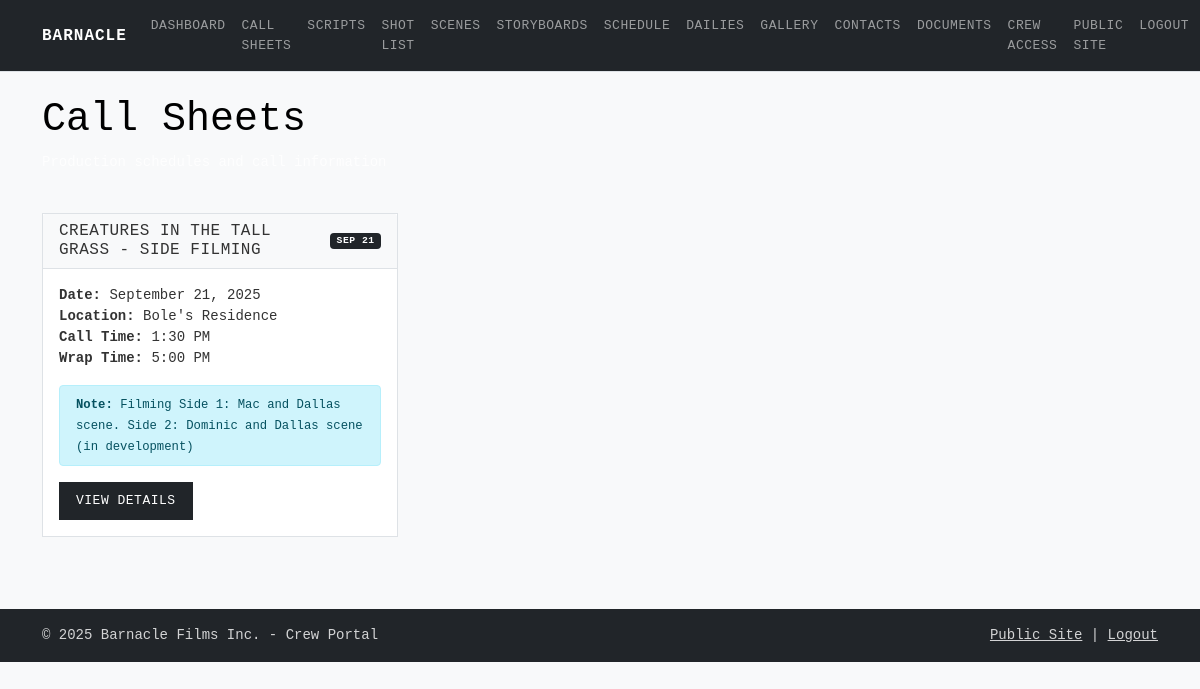
Screenshot of /crew/callsheets (signed in) with the database file from the repository.
### app.py (models this page shows, shortened)
class CallSheet(db.Model):
    id = db.Column(db.Integer, primary_key=True)
    title = db.Column(db.String(200), nullable=False)
    date = db.Column(db.Date, nullable=False)
    location = db.Column(db.String(200), nullable=False)
    call_time = db.Column(db.String(20), nullable=False)
    wrap_time = db.Column(db.String(20), nullable=False)
    weather_contingency = db.Column(db.Text)
    cast_notes = db.Column(db.Text)
    crew_notes = db.Column(db.Text)
    special_notes = db.Column(db.Text)
    scenes = db.Column(db.Text)
    created_at = db.Column(db.DateTime, default=datetime.utcnow)
    updated_at = db.Column(db.DateTime, default=datetime.utcnow, onupdate=datetime.utcnow)

### app.py (the view)
@app.route('/crew/callsheets')
def crew_callsheets():
    if not session.get('crew_logged_in'):
        return redirect(url_for('crew_login'))
    call_sheets = CallSheet.query.order_by(CallSheet.date.desc()).all()
    return render_template('crew/callsheets.html', call_sheets=call_sheets)

### templates/crew/callsheets.html (shortened to what this page needs)
{% extends "crew/crew_base.html" %}
{% block content %}
<div class="container mt-4">
    <div class="row mb-4">
        <div class="col">
            <h1 class="text-black">Call Sheets</h1>
            <p class="text-light">Production schedules and call information</p>
        </div>
    </div>
    {% if call_sheets %}
    <div class="row">
        {% for sheet in call_sheets %}
        <div class="col-md-6 col-lg-4 mb-4">
            <div class="card">
                <div
                    class="card-header d-flex justify-content-between align-items-center">
                    <h6 class="mb-0">{{ sheet.title }}</h6>
                    <span class="badge bg-primary">{{
                        sheet.date.strftime('%b %d') }}</span>
                </div>
                <div class="card-body">
                    <p class="card-text">
                        <strong>Date:</strong> {{
                        sheet.date.strftime('%B %d, %Y') }}<br>
                        <strong>Location:</strong> {{ sheet.location }}<br>
                        <strong>Call Time:</strong> {{ sheet.call_time }}<br>
                        <strong>Wrap Time:</strong> {{ sheet.wrap_time }}
                    </p>
                    {% if sheet.special_notes %}
                    <div class="alert alert-info py-2">
                        <small><strong>Note:</strong> {{
                            sheet.special_notes[:100] }}</small>
                    </div>
                    {% endif %}
                    <a
                        href="{{ url_for('crew_callsheet_detail', sheet_id=sheet.id) }}"
                        class="btn btn-primary btn-sm">View Details</a>
                </div>
            </div>
        </div>
        {% endfor %}
    </div>
    {% endif %}
</div>
{% endblock %}

### static/css/main.css (style rules this page uses)
:root { --bb-primary: #2c5f63; --bb-secondary: #6c757d; --bb-accent: #495057; --bb-dark: #212529; --bb-light: #f8f9fa; --bb-border: #dee2e6; }
body { font-family: 'SF Mono', 'Monaco', 'Inconsolata', 'Roboto Mono', 'Courier New', monospace; line-height: 1.5; font-size: 14px; color: var(--bb-dark); background-color: #ffffff; }
.btn { font-family: inherit; font-size: 13px; font-weight: 500; border-radius: 0; border: 1px solid var(--bb-border); padding: 8px 16px; text-transform: uppercase; letter-spacing: 0.5px; transition: all 0.2s ease; }
.btn-primary { background-color: var(--bb-dark); border-color: var(--bb-dark); color: white; }
.bg-primary { background-color: var(--bb-dark) !important; }
.card { border: 1px solid var(--bb-border); border-radius: 0; box-shadow: none; background-color: white; }
.card-header { background-color: var(--bb-light); border-bottom: 1px solid var(--bb-border); font-weight: 600; font-size: 13px; text-transform: uppercase; letter-spacing: 0.5px; }
.crew-portal { background-color: #f8f9fa; color: var(--bb-dark); }

### static/css/crew.css (style rules this page uses)
.crew-portal { background-color: #f8f9fa; min-height: 100vh; font-family: 'SF Mono', 'Monaco', 'Inconsolata', 'Roboto Mono', 'Courier New', monospace; }
.crew-portal .card { background-color: rgba(255, 255, 255, 0.95); color: #333; }
.crew-portal .text-light { color: rgba(255, 255, 255, 0.8) !important; }

### rows the page displays
CallSheet: title "CREATURES IN THE TALL GRASS - SIDE FILMING", date "SEP 21", date "September 21, 2025", location "Bole's Residence", call_time "1:30 PM", wrap_time "5:00 PM", special_notes "Filming Side 1: Mac and Dallas scene. Side 2: Dominic and Dallas scene (in development)"
